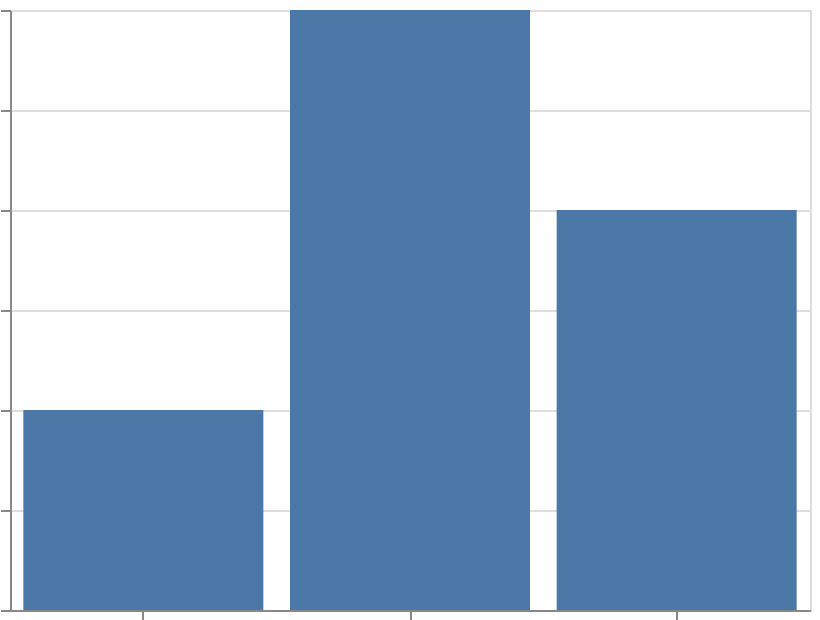

Vega-Lite specification stored for this chart:
### Vega-Lite specification from a JSON file in a GitHub repository (floating-point values rounded to 4 significant figures)
{"$schema": "https://vega.github.io/schema/vega-lite/v6.json", "width": 400, "height": 300, "padding": 5, "autosize": "none", "data": {"name": "table", "values": [{"x": "a", "y": 1}, {"x": "b", "y": 3}, {"x": "c", "y": 2}]}, "mark": "bar", "encoding": {"x": {"field": "x", "type": "nominal", "axis": {"labels": false, "title": null}}, "y": {"field": "y", "type": "quantitative", "axis": {"labels": false, "title": null}}}}
